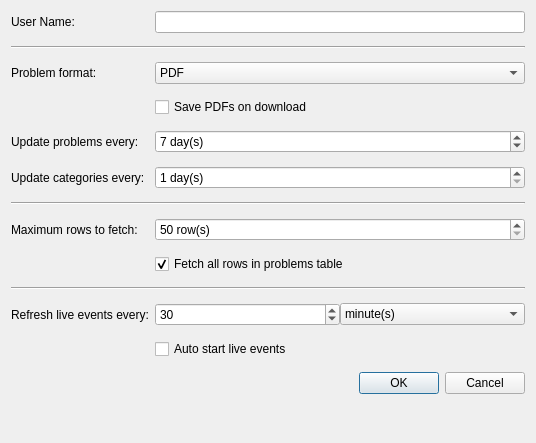
<?xml version="1.0" encoding="UTF-8"?>
<ui version="4.0">
 <class>uva::SettingsDialog</class>
 <widget class="QDialog" name="uva::SettingsDialog">
  <property name="geometry">
   <rect>
    <x>0</x>
    <y>0</y>
    <width>536</width>
    <height>443</height>
   </rect>
  </property>
  <property name="windowTitle">
   <string>Dialog</string>
  </property>
  <layout class="QFormLayout" name="formLayout">
   <property name="verticalSpacing">
    <number>13</number>
   </property>
   <item row="0" column="0">
    <widget class="QLabel" name="label">
     <property name="text">
      <string>User Name:</string>
     </property>
    </widget>
   </item>
   <item row="0" column="1">
    <widget class="QLineEdit" name="userNameLineEdit"/>
   </item>
   <item row="1" column="0" colspan="2">
    <widget class="Line" name="line">
     <property name="orientation">
      <enum>Qt::Horizontal</enum>
     </property>
    </widget>
   </item>
   <item row="2" column="0">
    <widget class="QLabel" name="label_2">
     <property name="text">
      <string>Problem format:</string>
     </property>
    </widget>
   </item>
   <item row="2" column="1">
    <widget class="QComboBox" name="problemFormatComboBox">
     <property name="currentIndex">
      <number>1</number>
     </property>
     <item>
      <property name="text">
       <string>HTML</string>
      </property>
     </item>
     <item>
      <property name="text">
       <string>PDF</string>
      </property>
     </item>
    </widget>
   </item>
   <item row="3" column="1">
    <widget class="QCheckBox" name="savePDFCheckBox">
     <property name="text">
      <string>Save PDFs on download</string>
     </property>
    </widget>
   </item>
   <item row="4" column="0">
    <widget class="QLabel" name="label_3">
     <property name="text">
      <string>Update problems every:</string>
     </property>
    </widget>
   </item>
   <item row="4" column="1">
    <widget class="QSpinBox" name="problemsUpdateIntervalSpinBox">
     <property name="suffix">
      <string> day(s)</string>
     </property>
     <property name="minimum">
      <number>1</number>
     </property>
     <property name="value">
      <number>7</number>
     </property>
    </widget>
   </item>
   <item row="7" column="0" colspan="2">
    <widget class="Line" name="line_2">
     <property name="orientation">
      <enum>Qt::Horizontal</enum>
     </property>
    </widget>
   </item>
   <item row="8" column="0">
    <widget class="QLabel" name="label_6">
     <property name="text">
      <string>Maximum rows to fetch:</string>
     </property>
    </widget>
   </item>
   <item row="8" column="1">
    <widget class="QSpinBox" name="maxRowsToFetchSpinBox">
     <property name="suffix">
      <string> row(s)</string>
     </property>
     <property name="minimum">
      <number>50</number>
     </property>
     <property name="maximum">
      <number>500</number>
     </property>
    </widget>
   </item>
   <item row="9" column="1">
    <widget class="QCheckBox" name="fetchAllProblemsCheckBox">
     <property name="text">
      <string>Fetch all rows in problems table</string>
     </property>
     <property name="checked">
      <bool>true</bool>
     </property>
    </widget>
   </item>
   <item row="12" column="0">
    <widget class="QLabel" name="label_4">
     <property name="text">
      <string>Refresh live events every:</string>
     </property>
    </widget>
   </item>
   <item row="12" column="1">
    <layout class="QHBoxLayout" name="horizontalLayout_3">
     <item>
      <widget class="QSpinBox" name="refreshLiveEventsSpinBox">
       <property name="minimum">
        <number>1</number>
       </property>
       <property name="value">
        <number>30</number>
       </property>
      </widget>
     </item>
     <item>
      <widget class="QComboBox" name="refreshLiveEventsComboBox">
       <property name="currentIndex">
        <number>1</number>
       </property>
       <item>
        <property name="text">
         <string>second(s)</string>
        </property>
       </item>
       <item>
        <property name="text">
         <string>minute(s)</string>
        </property>
       </item>
       <item>
        <property name="text">
         <string>hour(s)</string>
        </property>
       </item>
      </widget>
     </item>
    </layout>
   </item>
   <item row="13" column="1">
    <widget class="QCheckBox" name="autoStartLiveEventsCheckBox">
     <property name="text">
      <string>Auto start live events</string>
     </property>
    </widget>
   </item>
   <item row="14" column="1">
    <widget class="QDialogButtonBox" name="buttonBox">
     <property name="orientation">
      <enum>Qt::Horizontal</enum>
     </property>
     <property name="standardButtons">
      <set>QDialogButtonBox::Cancel|QDialogButtonBox::Ok</set>
     </property>
    </widget>
   </item>
   <item row="10" column="0" colspan="2">
    <widget class="Line" name="line_3">
     <property name="orientation">
      <enum>Qt::Horizontal</enum>
     </property>
    </widget>
   </item>
   <item row="5" column="1">
    <widget class="QSpinBox" name="categoryUpdateIntervalSpinBox">
     <property name="suffix">
      <string> day(s)</string>
     </property>
     <property name="minimum">
      <number>1</number>
     </property>
    </widget>
   </item>
   <item row="5" column="0">
    <widget class="QLabel" name="label_5">
     <property name="text">
      <string>Update categories every:</string>
     </property>
    </widget>
   </item>
  </layout>
 </widget>
 <resources/>
 <connections>
  <connection>
   <sender>buttonBox</sender>
   <signal>accepted()</signal>
   <receiver>uva::SettingsDialog</receiver>
   <slot>accept()</slot>
   <hints>
    <hint type="sourcelabel">
     <x>248</x>
     <y>254</y>
    </hint>
    <hint type="destinationlabel">
     <x>157</x>
     <y>274</y>
    </hint>
   </hints>
  </connection>
  <connection>
   <sender>buttonBox</sender>
   <signal>rejected()</signal>
   <receiver>uva::SettingsDialog</receiver>
   <slot>reject()</slot>
   <hints>
    <hint type="sourcelabel">
     <x>316</x>
     <y>260</y>
    </hint>
    <hint type="destinationlabel">
     <x>286</x>
     <y>274</y>
    </hint>
   </hints>
  </connection>
  <connection>
   <sender>fetchAllProblemsCheckBox</sender>
   <signal>toggled(bool)</signal>
   <receiver>maxRowsToFetchSpinBox</receiver>
   <slot>setDisabled(bool)</slot>
   <hints>
    <hint type="sourcelabel">
     <x>345</x>
     <y>135</y>
    </hint>
    <hint type="destinationlabel">
     <x>345</x>
     <y>163</y>
    </hint>
   </hints>
  </connection>
 </connections>
</ui>
